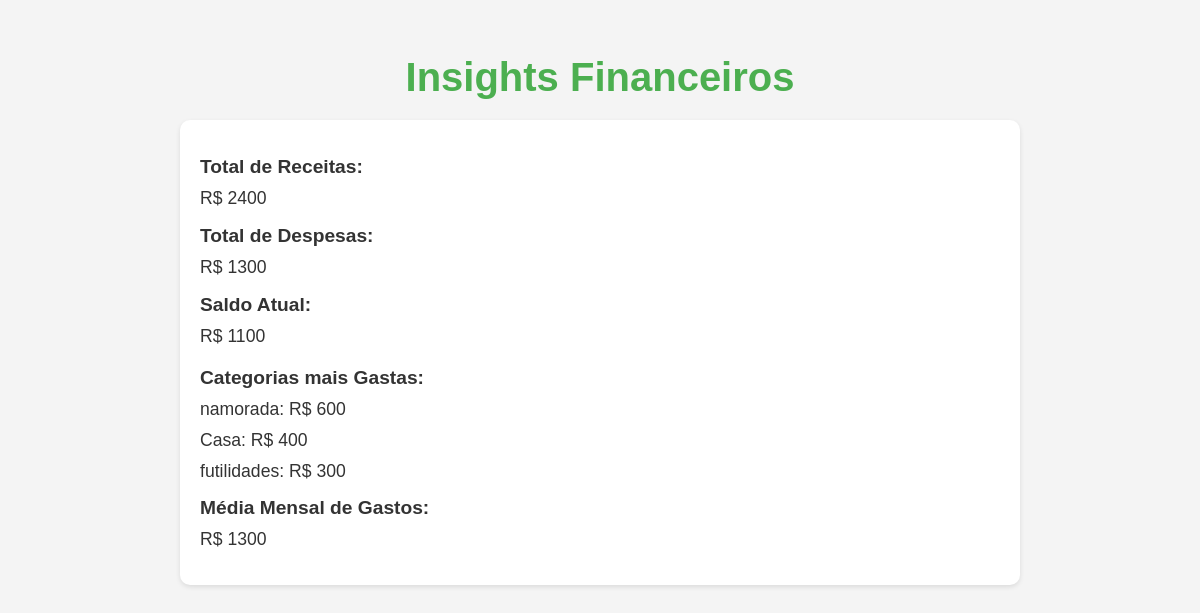
Screenshot of /financas/insights/ (signed in) with the database file from the repository.
### financas/models.py (models this page shows, shortened)
class Categoria(models.Model):
    nome = models.CharField(max_length=100)
    descricao = models.TextField(blank=True, null=True)

### financas/views.py (the view)
# urls.py: path('insights/', views.insights, name='insights'),
@login_required
def insights(request):
    transacoes = Transacao.objects.filter(usuario=request.user)  # Apenas transações do usuário
    total_receitas = transacoes.filter(tipo='receita').aggregate(Sum('valor'))['valor__sum'] or 0
    total_despesas = transacoes.filter(tipo='despesa').aggregate(Sum('valor'))['valor__sum'] or 0
    saldo_atual = total_receitas - total_despesas
    categorias_despesas = transacoes.filter(tipo='despesa').values('categoria__nome').annotate(total=Sum('valor')).order_by('-total')
    media_mensal = transacoes.filter(tipo='despesa').annotate(mes=TruncMonth('data')).values('mes').annotate(total=Sum('valor')).aggregate(media=Avg('total'))['media'] or 0
    insights = {
        'total_receitas': total_receitas,
        'total_despesas': total_despesas,
        'saldo_atual': saldo_atual,
        'categorias_despesas': categorias_despesas,
        'media_mensal': media_mensal,
    }
    return render(request, 'financas/insights.html', insights)

### financas/templates/financas/insights.html (shortened to what this page needs)
<!DOCTYPE html>
<html lang="en">
<head>
</head>
<body>
    <h1>Insights Financeiros</h1>
    <div class="insights-container">
        <div class="insight">
            <h2>Total de Receitas:</h2>
            <p>R$ {{ total_receitas }}</p>
        </div>
        <div class="insight">
            <h2>Total de Despesas:</h2>
            <p>R$ {{ total_despesas }}</p>
        </div>
        <div class="insight">
            <h2>Saldo Atual:</h2>
            <p>R$ {{ saldo_atual }}</p>
        </div>
        <div class="insight categorias">
            <h2>Categorias mais Gastas:</h2>
            {% for categoria in categorias_despesas %}
                <div class="categoria-item">
                    <p>{{ categoria.categoria__nome }}: R$ {{ categoria.total }}</p>
                </div>
            {% empty %}
                <p>Sem despesas registradas.</p>
            {% endfor %}
        </div>
        <div class="insight">
            <h2>Média Mensal de Gastos:</h2>
            <p>R$ {{ media_mensal }}</p>
        </div>
    </div>
</body>
</html>

### financas/templates/financas/insights.html (style rules this page uses)
body { font-family: Arial, sans-serif; background-color: #f4f4f4; color: #333; padding: 20px; display: flex; flex-direction: column; align-items: center; }
h1 { color: #4CAF50; font-size: 2.5em; margin-bottom: 20px; }
.insights-container { background-color: white; padding: 20px; border-radius: 10px; box-shadow: 0 2px 5px rgba(0, 0, 0, 0.1); width: 100%; max-width: 800px; }
.insight { margin-bottom: 15px; }
.insight h2 { margin-bottom: 10px; font-size: 1.2em; }
.insight p { margin: 0; font-size: 1.1em; }
.categorias { margin-top: 20px; }
.categorias h2 { margin-bottom: 10px; }
.categoria-item { margin-bottom: 10px; }

### rows the page displays
Categoria: categoria__nome "namorada", total "600"
Categoria: categoria__nome "Casa", total "400"
Categoria: categoria__nome "futilidades", total "300"

### other values shown
{{ total_receitas }} "2400"
{{ total_despesas }} "1300"
{{ saldo_atual }} "1100"
{{ media_mensal }} "1300"
